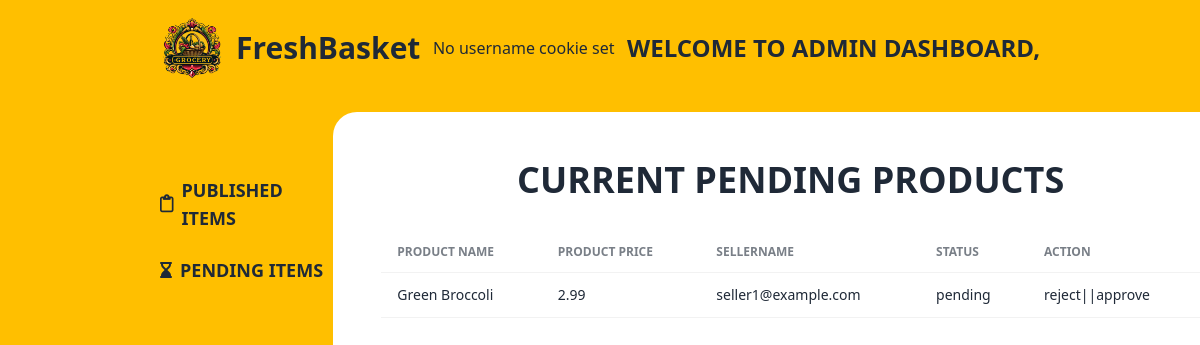
Page /src/pendingItems.php on the committed database.
### tables this page shows
CREATE TABLE `products` (
  `productId` int(11) NOT NULL,
  `name` varchar(50) NOT NULL,
  `imgurl` varchar(60) DEFAULT NULL,
  `price` decimal(10,2) NOT NULL,
  `ammount` text DEFAULT NULL,
  `publishdate` date NOT NULL,
  `selleremail` varchar(60) DEFAULT NULL,
  `cartcount` int(11) DEFAULT NULL,
  `category` varchar(50) NOT NULL,
  `status` varchar(20) DEFAULT NULL
);

### src/pendingItems.php (the view, shortened to what this page needs)
<!DOCTYPE html>
<html data-theme="light" lang="en" style="scroll-behavior: smooth;">
<head>
    <link href="https://cdn.jsdelivr.net/npm/daisyui@4.7.3/dist/full.min.css" rel="stylesheet" type="text/css" />
    <script src="https://cdn.tailwindcss.com"></script>
</head>
<body class="bg-yellowPrimary">
    <header>
      <nav class="h-24 px-40 flex justify-between items-center">
        <div class="flex items-center">
          <img class="h-16 w-16" src="../ICON/logo.png" alt="">
          <h1 class="text-3xl font-bold ml-3">FreshBasket</h1>
        </div>
        <?php
            if(isset($_COOKIE['userID'])) {
                $username = $_COOKIE['username'];
            } else {
                echo "No username cookie set";
            }
            ?>
        <div>
          <h1 class="text-2xl font-semibold uppercase">Welcome to admin dashboard, <?php echo $username ?></h1>
        </div>
      </nav>
    </header>
    <main>
      <section class="pl-40 pt-4 h-screen">
        <div class="grid grid-cols-6">
          <div class="mt-16">
            <div class="flex flex-col items-start">
              <div class="flex items-center hover:text-redSecondary mb-6">
                <i class="fa-regular fa-clipboard mr-2 text-lg"></i>
                <a href="publishedItems.php" class="text-lg font-semibold uppercase">Published Items</a>
              </div>
              <div class="flex items-center hover:text-redSecondary">
                <i class="fa-solid fa-hourglass-end mr-2"></i>
                <a href='pendingItems.php' class="text-lg font-semibold uppercase">Pending Items</a>
              </div>
            </div>
          </div>
          <div class="col-span-5 bg-white rounded-tl-3xl h-screen pl-12 pt-12">
            <div>
              <h1 class="text-4xl font-bold uppercase text-center mb-8">Current pending products</h1>
            </div>
            <div class='overflow-x-auto'>
              <table class='table'>
                  <thead>
                      <tr>
                          <th class="uppercase">Product Name</th>
                          <th class="uppercase">Product Price</th>
                          <th class="uppercase">sellername</th>
                          <th class="uppercase">status</th>
                          <th class="uppercase">Action</th>
                      </tr>
                  </thead>
                  <tbody>
                  <?php
                    require_once('DBconnect.php');
                    $query = "SELECT * FROM products where status = 'pending'";
                    $result = mysqli_query($conn, $query);
                    if (mysqli_num_rows($result) > 0){
                        while ($row = mysqli_fetch_assoc($result)){
                            $productid = $row['productId'];
                            $productname = $row['name'];
                            $productprice = $row['price'];
                            $productseller = $row['selleremail'];
                            $productStatus = $row['status'];
                            ?>
                              <tr>
                                <td><?php echo $productname ?></td>
                                <td><?php echo $productprice ?></td>
                                <td><?php echo $productseller ?></td>
                                <td><?php echo $productStatus ?></td>
                                <td><button onclick="handleStatus('<?php echo $productid ?>','<?php echo $productStatus ?>','reject')">reject</button>||<button onclick="handleStatus('<?php echo $productid ?>','<?php echo $productStatus ?>','approve')">approve</button></td>
                              </tr>
                    <?php
                          }
                    }?>
                  </tbody>
              </table>
            </div>
          </div>
        </div>
      </section>
    </main>
</body>
</html>

### rows in the picture
products: name "Green Broccoli", price "2.99", selleremail "seller1@example.com", status "pending"
